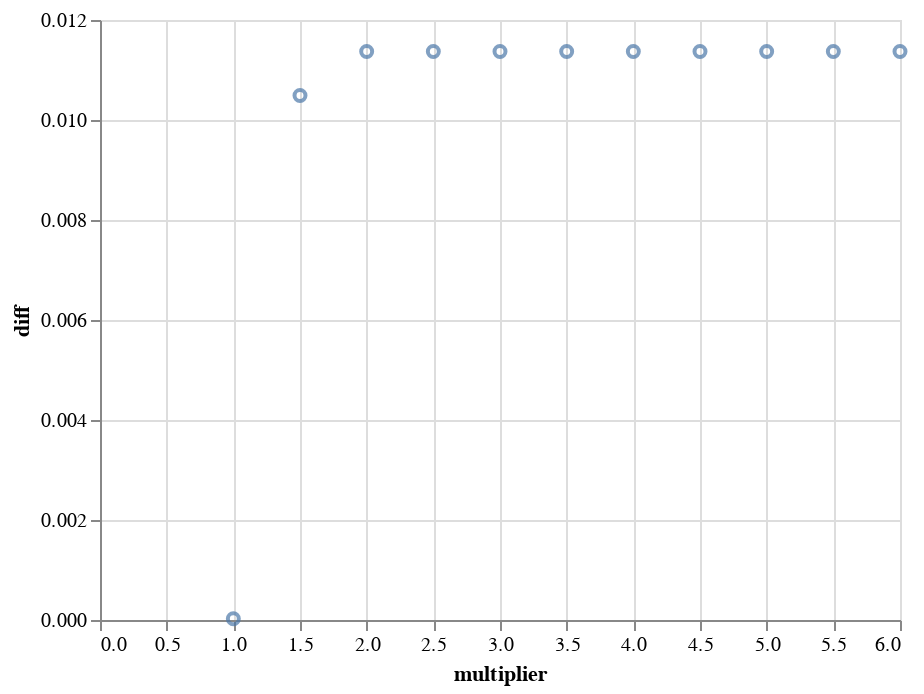

The notebook cell this image was saved under:
### Code cell
alt.Chart(both_totals).mark_point().encode(
    x = alt.X('multiplier:Q'),
    y = alt.Y("diff")
)

### Figure 1 — Vega-Lite specification as saved in the notebook (floating-point values rounded to 4 significant figures)
{"config": {"view": {"continuousWidth": 400, "continuousHeight": 300}}, "data": {"name": "data-82d954d41ec0a43127762bd1373859da"}, "mark": "point", "encoding": {"x": {"type": "quantitative", "field": "multiplier"}, "y": {"type": "quantitative", "field": "diff"}}, "$schema": "https://vega.github.io/schema/vega-lite/v4.8.1.json", "datasets": {"data-82d954d41ec0a43127762bd1373859da": [{"total_ord_inf": 0.4869, "total_mis_inf": 0.4869, "multiplier": 1.0, "diff": 2.625e-05, "total_inf": 0.9738}, {"total_ord_inf": 0.4881, "total_mis_inf": 0.4986, "multiplier": 1.5, "diff": 0.01049, "total_inf": 0.9867}, {"total_ord_inf": 0.4885, "total_mis_inf": 0.4999, "multiplier": 2.0, "diff": 0.01137, "total_inf": 0.9884}, {"total_ord_inf": 0.4885, "total_mis_inf": 0.4999, "multiplier": 2.5, "diff": 0.01137, "total_inf": 0.9884}, {"total_ord_inf": 0.4885, "total_mis_inf": 0.4999, "multiplier": 3.0, "diff": 0.01137, "total_inf": 0.9884}, {"total_ord_inf": 0.4885, "total_mis_inf": 0.4999, "multiplier": 3.5, "diff": 0.01137, "total_inf": 0.9884}, {"total_ord_inf": 0.4885, "total_mis_inf": 0.4999, "multiplier": 4.0, "diff": 0.01137, "total_inf": 0.9884}, {"total_ord_inf": 0.4885, "total_mis_inf": 0.4999, "multiplier": 4.5, "diff": 0.01137, "total_inf": 0.9884}, {"total_ord_inf": 0.4885, "total_mis_inf": 0.4999, "multiplier": 5.0, "diff": 0.01137, "total_inf": 0.9884}, {"total_ord_inf": 0.4885, "total_mis_inf": 0.4999, "multiplier": 5.5, "diff": 0.01137, "total_inf": 0.9884}, {"total_ord_inf": 0.4885, "total_mis_inf": 0.4999, "multiplier": 6.0, "diff": 0.01137, "total_inf": 0.9884}]}}
